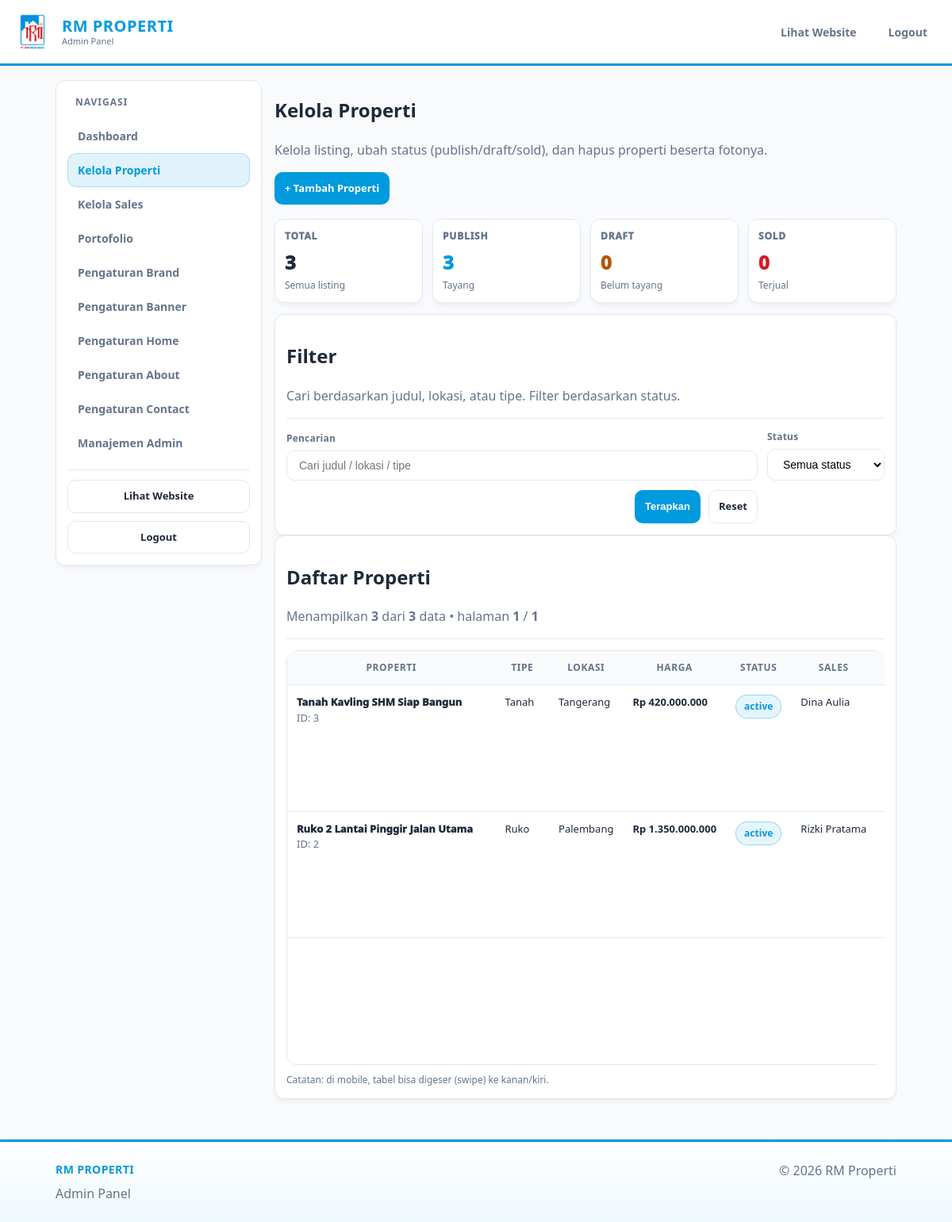
The page /admin/properties.php (signed in) on the database its author committed.
### tables this page shows
CREATE TABLE properties (
  id INT AUTO_INCREMENT PRIMARY KEY,
  title VARCHAR(220) NOT NULL,
  type VARCHAR(80) NOT NULL,
  listing_type VARCHAR(40) NOT NULL DEFAULT 'primary',
  price BIGINT NOT NULL DEFAULT 0,
  location VARCHAR(120) NOT NULL,
  beds INT NOT NULL DEFAULT 0,
  baths INT NOT NULL DEFAULT 0,
  land INT NOT NULL DEFAULT 0,
  building INT NOT NULL DEFAULT 0,
  description TEXT DEFAULT NULL,
  features_json JSON DEFAULT NULL,
  videos_json JSON DEFAULT NULL,
  status VARCHAR(30) NOT NULL DEFAULT 'active',
  sales_id INT DEFAULT NULL,
  created_by INT DEFAULT NULL,
  created_at TIMESTAMP DEFAULT CURRENT_TIMESTAMP,
  updated_at TIMESTAMP DEFAULT CURRENT_TIMESTAMP ON UPDATE CURRENT_TIMESTAMP,
  CONSTRAINT fk_properties_sales
    FOREIGN KEY (sales_id) REFERENCES sales(id)
    ON UPDATE CASCADE ON DELETE SET NULL
  ,
  CONSTRAINT fk_properties_created_by
    FOREIGN KEY (created_by) REFERENCES users(id)
    ON UPDATE CASCADE ON DELETE SET NULL
);

CREATE TABLE sales (
  id INT AUTO_INCREMENT PRIMARY KEY,
  name VARCHAR(190) NOT NULL,
  title VARCHAR(190) DEFAULT NULL,
  phone VARCHAR(50) DEFAULT NULL,
  whatsapp VARCHAR(50) DEFAULT NULL,
  email VARCHAR(190) DEFAULT NULL,
  photo_path VARCHAR(255) DEFAULT NULL,
  bio TEXT DEFAULT NULL,
  areas VARCHAR(255) DEFAULT NULL,
  experience_years INT DEFAULT 0,
  created_at TIMESTAMP DEFAULT CURRENT_TIMESTAMP,
  updated_at TIMESTAMP DEFAULT CURRENT_TIMESTAMP ON UPDATE CURRENT_TIMESTAMP
);

### lib.php (called while the page is built, shortened)
<?php
function e(string $v): string { return htmlspecialchars($v, ENT_QUOTES, 'UTF-8'); }
function rupiah(int|float $a): string { return 'Rp ' . number_format((float)$a, 0, ',', '.'); }
function get_int(string $k, int $d=0): int {
  $v = filter_input(INPUT_GET, $k, FILTER_VALIDATE_INT);
  return ($v === false || $v === null) ? $d : $v;
}
function setting(string $key, ?string $default = null): ?string {
  static $cache = null;
  if ($cache === null) {
    $cache = [];
    $rows = db()->query("SELECT `key`, `value` FROM settings")->fetchAll();
    foreach ($rows as $r) {
      $cache[$r['key']] = $r['value'];
    }
  }
  return array_key_exists($key, $cache) ? $cache[$key] : $default;
}
function db_table_exists(string $table): bool {
  $exists = false;
  try {
    $st = db()->prepare("
      SELECT 1
      FROM information_schema.tables
      WHERE table_schema = DATABASE()
        AND table_name = ?
      LIMIT 1
    ");
    $st->execute([$table]);
    $exists = (bool)$st->fetchColumn();
  } catch (Throwable $e) {
    try {
      $st = db()->prepare("SHOW TABLES LIKE ?");
      $st->execute([$table]);
      $exists = (bool)$st->fetchColumn();
    } catch (Throwable $e2) {
      $exists = false;
    }
  }
  return $exists;
}

### db.php (called while the page is built)
<?php
function db(): PDO {
  static $pdo = null;
  if ($pdo) return $pdo;
  $cfg = require __DIR__ . '/config.php';
  $d = $cfg['db'];
  $dsn = "mysql:host={$d['host']};dbname={$d['name']};charset={$d['charset']}";
  $pdo = new PDO($dsn, $d['user'], $d['pass'], [
    PDO::ATTR_ERRMODE => PDO::ERRMODE_EXCEPTION,
    PDO::ATTR_DEFAULT_FETCH_MODE => PDO::FETCH_ASSOC,
    PDO::ATTR_EMULATE_PREPARES => false,
  ]);
  return $pdo;
}

### admin/properties.php (the view, shortened to what this page needs)
<?php
$pdo = db();
$editorId = admin_user_id();
$hasViewTracking = db_table_exists('property_views');
$q = trim($_GET['q'] ?? '');
$statusFilter = trim($_GET['status'] ?? '');
$page = max(1, get_int('page', 1));
$limit = 20;
$offset = ($page - 1) * $limit;
if (is_editor()) {
  $st = $pdo->prepare("SELECT p.status, COUNT(*) c
                       FROM properties p
                       LEFT JOIN editor_properties ep
                         ON ep.property_id=p.id AND ep.editor_id=?
                       WHERE (p.created_by=? OR ep.property_id IS NOT NULL)
                       GROUP BY p.status");
  $st->execute([$editorId, $editorId]);
  $rowsKpi = $st->fetchAll();
  $kpi = ['total' => 0, 'active' => 0, 'draft' => 0, 'sold' => 0];
  foreach ($rowsKpi as $r) {
    $kpi['total'] += (int)$r['c'];
    if (isset($kpi[$r['status']])) $kpi[$r['status']] = (int)$r['c'];
  }
} else {
  $kpi = [
    'total'  => (int)$pdo->query("SELECT COUNT(*) c FROM properties")->fetch()['c'],
    'active' => (int)$pdo->query("SELECT COUNT(*) c FROM properties WHERE status='active'")->fetch()['c'],
    'draft'  => (int)$pdo->query("SELECT COUNT(*) c FROM properties WHERE status='draft'")->fetch()['c'],
    'sold'   => (int)$pdo->query("SELECT COUNT(*) c FROM properties WHERE status='sold'")->fetch()['c'],
  ];
}
function status_badge($status){
  $s = strtolower((string)$status);
  $label = $status ?: '-';
  $cls = 'badge-status';
  if ($s === 'active') $cls .= ' is-active';
  elseif ($s === 'draft') $cls .= ' is-warn';
  elseif ($s === 'sold') $cls .= ' is-danger';
  else $cls .= ' is-muted';
  return '<span class="'.e($cls).'">'.e($label).'</span>';
}
$baseFrom = "FROM properties p
             LEFT JOIN sales s ON s.id = p.sales_id";
$params = [];
$where = [];
if (is_editor()) {
  $baseFrom .= " LEFT JOIN editor_properties ep ON ep.property_id = p.id AND ep.editor_id = ?";
  $params[] = $editorId;
  $where[] = "(p.created_by = ? OR ep.property_id IS NOT NULL)";
  $params[] = $editorId;
} else {
  $where[] = "1=1";
}
$whereSql = implode(' AND ', $where);
$countSql = "SELECT COUNT(*) {$baseFrom} WHERE {$whereSql}";
$st = $pdo->prepare($countSql);
$st->execute($params);
$total = (int)$st->fetchColumn();
$totalPages = (int)max(1, ceil($total / $limit));
$viewSelect = $hasViewTracking
  ? ", (SELECT COUNT(*) FROM property_views pv WHERE pv.property_id = p.id) AS view_count"
  : ", 0 AS view_count";
$sql = "SELECT p.*, s.name AS sales_name {$viewSelect}
        {$baseFrom}
        WHERE {$whereSql}
        ORDER BY p.updated_at DESC, p.id DESC
        LIMIT ? OFFSET ?";
$paramsPage = array_merge($params, [$limit, $offset]);
$st = $pdo->prepare($sql);
$st->execute($paramsPage);
$rows = $st->fetchAll();
include __DIR__ . '/_header.php';
?>
<div class="admin-layout">
  <?php include __DIR__ . '/_sidebar.php'; ?>
  <section class="admin-content">
    <div class="admin-pagehead admin-pagehead-spaced">
      <div>
        <h1 class="admin-title">Kelola Properti</h1>
        <p class="muted">Kelola listing, ubah status (publish/draft/sold), dan hapus properti beserta fotonya.</p>
      </div>
      <div class="admin-quick">
        <a class="action accent" href="property_edit">+ Tambah Properti</a>
      </div>
    </div>
    <div class="admin-kpis">
      <div class="admin-kpi total">
        <div class="admin-kpi-label">Total</div>
        <div class="admin-kpi-value"><?= (int)$kpi['total'] ?></div>
        <div class="admin-kpi-sub muted">Semua listing</div>
      </div>
      <div class="admin-kpi active">
        <div class="admin-kpi-label">Publish</div>
        <div class="admin-kpi-value"><?= (int)$kpi['active'] ?></div>
        <div class="admin-kpi-sub muted">Tayang</div>
      </div>
      <div class="admin-kpi draft">
        <div class="admin-kpi-label">Draft</div>
        <div class="admin-kpi-value"><?= (int)$kpi['draft'] ?></div>
        <div class="admin-kpi-sub muted">Belum tayang</div>
      </div>
      <div class="admin-kpi sold">
        <div class="admin-kpi-label">Sold</div>
        <div class="admin-kpi-value"><?= (int)$kpi['sold'] ?></div>
        <div class="admin-kpi-sub muted">Terjual</div>
      </div>
    </div>
    <div class="panel admin-panel">
      <div class="admin-panel-head">
        <div>
          <h2 class="admin-panel-title">Filter</h2>
          <p class="muted">Cari berdasarkan judul, lokasi, atau tipe. Filter berdasarkan status.</p>
        </div>
      </div>
      <hr class="line" />
      <form method="get" class="admin-filters">
        <div class="field">
          <label class="label" for="q">Pencarian</label>
          <input id="q" class="input" name="q" placeholder="Cari judul / lokasi / tipe" value="<?= e($q) ?>">
        </div>
        <div class="field">
          <label class="label" for="status">Status</label>
          <select id="status" class="select" name="status">
            <option value="" <?= $statusFilter===''?'selected':'' ?>>Semua status</option>
          </select>
        </div>
        <div class="admin-filters-actions">
          <button class="action accent" type="submit">Terapkan</button>
          <a class="action" href="properties">Reset</a>
        </div>
      </form>
    </div>
    <div class="panel admin-panel">
      <div class="admin-panel-head">
        <div>
          <h2 class="admin-panel-title">Daftar Properti</h2>
          <p class="muted">
            Menampilkan <strong><?= count($rows) ?></strong> dari <strong><?= (int)$total ?></strong> data
            • halaman <strong><?= (int)$page ?></strong> / <strong><?= (int)$totalPages ?></strong>
          </p>
        </div>
      </div>
      <hr class="line" />
      <?php if (!$rows): ?>
        <div class="muted">Belum ada data properti.</div>
      <?php else: ?>
        <div class="admin-table-wrap">
          <table class="admin-table">
            <thead>
              <tr>
                <th>Properti</th>
                <th>Tipe</th>
                <th>Lokasi</th>
                <th>Harga</th>
                <th>Status</th>
                <th>Sales</th>
                <?php if ($hasViewTracking): ?>
                  <th>Views</th>
                <?php endif; ?>
              </tr>
            </thead>
            <tbody>
              <?php foreach ($rows as $p): ?>
                <tr>
                  <td class="td-title">
                    <div class="row-title"><?= e($p['title']) ?></div>
                    <div class="muted row-sub">ID: <?= (int)$p['id'] ?></div>
                  </td>
                  <td><?= e($p['type']) ?></td>
                  <td><?= e($p['location']) ?></td>
                  <td><strong><?= e(rupiah((int)$p['price'])) ?></strong></td>
                  <td><?= status_badge($p['status']) ?></td>
                  <td><?= e($p['sales_name'] ?? '-') ?></td>
                  <?php if ($hasViewTracking): ?>
                    <td><?= (int)($p['view_count'] ?? 0) ?></td>
                  <?php endif; ?>
                </tr>
              <?php endforeach; ?>
            </tbody>
          </table>
        </div>
        <div class="muted" style="margin-top:10px;font-size:12px">
          Catatan: di mobile, tabel bisa digeser (swipe) ke kanan/kiri.
        </div>
      <?php endif; ?>
    </div>
  </section>
</div>
<?php include __DIR__ . '/_footer.php'; ?>

### css/style.css (style rules this page uses)
:root { --brand-blue: #009ADE; --brand-red: #D71920; --brand-yellow: #F7941D; --bg-body: #F8FAFC; --bg-card: #FFFFFF; --text-main: #1E293B; --text-muted: #64748B; --border: #E2E8F0; --shadow: 0 4px 6px -1px rgba(0, 0, 0, 0.05); --radius: 12px; }
*, *::before, *::after { box-sizing: border-box; }
html, body { height: 100%; }
html, body { overflow-x: hidden; }
body { margin: 0; font-family: "Segoe UI", system-ui, -apple-system, Arial, sans-serif; background: var(--bg-body); color: var(--text-main); line-height: 1.5; display: flex; flex-direction: column; min-height: 100vh; }
a { text-decoration: none; color: inherit; }
.muted { color: var(--text-muted); }
.panel { background: var(--bg-card); border: 1px solid var(--border); border-radius: var(--radius); box-shadow: var(--shadow); padding: 16px; }
.line { border: 0; border-top: 1px solid var(--border); margin: 18px 0; }
.input, .select { padding: 10px 15px; border: 1px solid var(--border); border-radius: 8px; outline: none; font-size: 14px; background: #fff; }
.action { display: inline-flex; align-items: center; justify-content: center; padding: 10px 12px; border-radius: 10px; border: 1px solid var(--border); background: #fff; color: var(--text-main); font-weight: 900; font-size: 13px; transition: transform .15s ease, box-shadow .15s ease, border-color .15s ease, background .15s ease; }
.action.accent { background: var(--brand-blue); color: #fff; border-color: transparent; }

### rows shown on the page
properties: title "Tanah Kavling SHM Siap Bangun", id "3", type "Tanah", location "Tangerang", price "Rp 420.000.000", status "active", sales.name "Dina Aulia"
properties: title "Ruko 2 Lantai Pinggir Jalan Utama", id "2", type "Ruko", location "Palembang", price "Rp 1.350.000.000", status "active", sales.name "Rizki Pratama"

### other values the page prints
$siteName "RM PROPERTI"
$label "Dashboard Kelola Properti Kelola Sales Portofolio Pengaturan Brand Pengaturan Banner Pengaturan Home Pengaturan About Pengaturan Contact Manajemen Admin"
$kpi['total'] "3"
$kpi['active'] "3"
$kpi['draft'] "0"
$kpi['sold'] "0"
count($rows) "3"
$total "3"
$page "1"
$totalPages "1"
$siteName "RM Properti"
